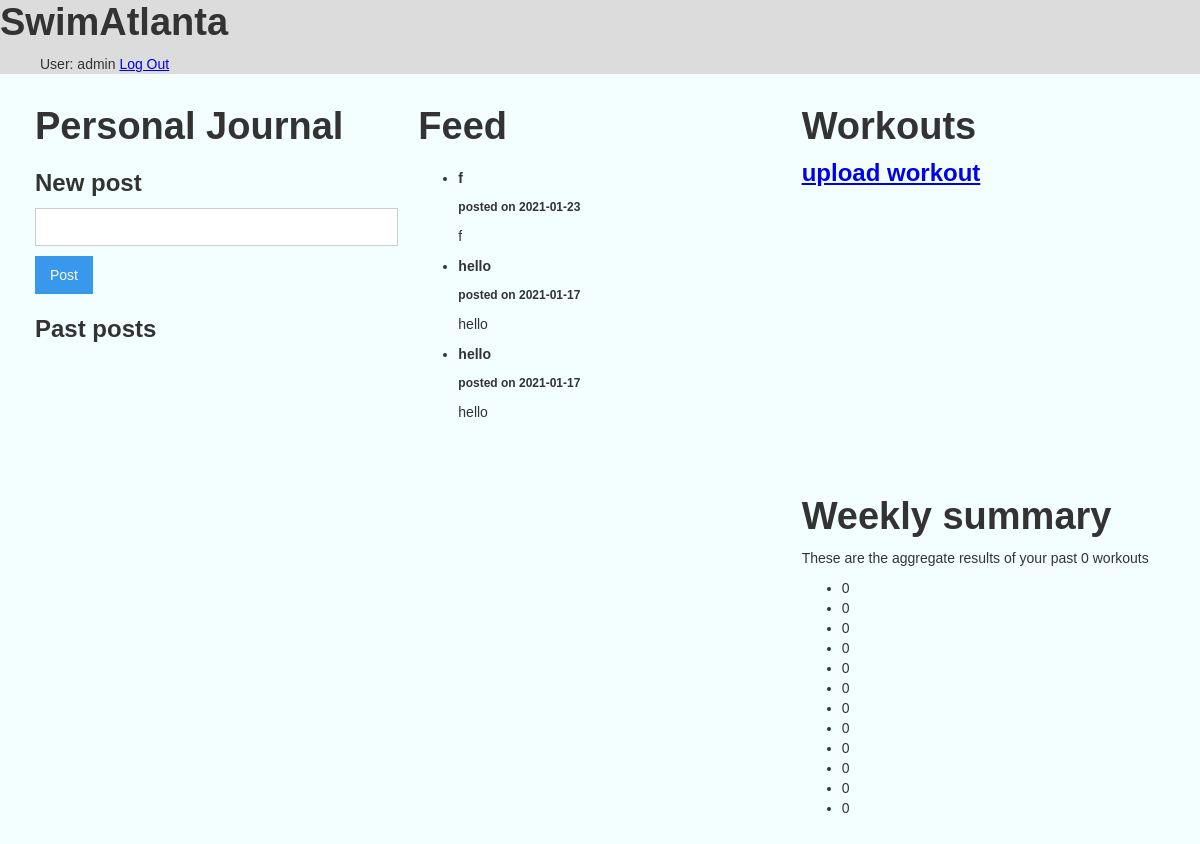
The page /home/home (signed in) on the database as committed earlier.
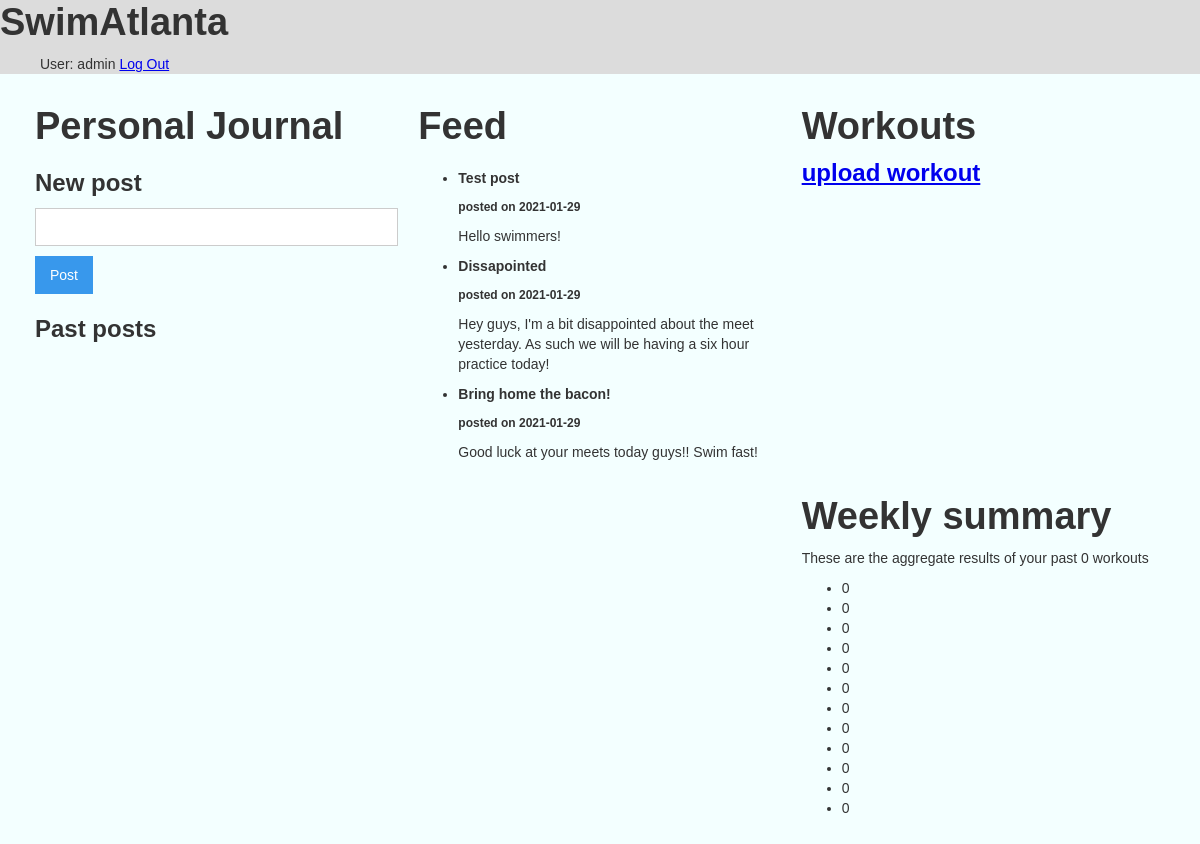
The same page on the database as committed later.
### tables this page shows
CREATE TABLE user (
  id INTEGER PRIMARY KEY AUTOINCREMENT,
  username TEXT UNIQUE NOT NULL,
  password TEXT NOT NULL,
  isCoach INTEGER DEFAULT 0,
  tags TEXT 
);

CREATE TABLE feedPosts (
    id INTEGER PRIMARY KEY AUTOINCREMENT,
    created TIMESTAMP NOT NULL DEFAULT CURRENT_TIMESTAMP,
    title TEXT NOT NULL,
    body TEXT NOT NULL,
    tag TEXT NOT NULL DEFAULT main
);

### website/home.py (the view, shortened to what this page needs)
@bp.route('/home/home', methods=("GET", "POST"))
@login_required
def home():
    db = get_db()
    feedPosts = db.execute(
        "SELECT title, body, created"
        " FROM feedPosts"
        " ORDER BY created DESC"
    ).fetchall()
    journalPosts = db.execute(
        'SELECT p.id, body, created, author_id, username'
        ' FROM journalPosts p JOIN user u ON p.author_id = u.id'
        ' ORDER BY created DESC'
    ).fetchall()
    exercises = db.execute(
        "SELECT title, descript"
        " From exercises"
        " ORDER BY title"
    ).fetchall()
    workouts = db.execute(
        "SELECT id, title, descript, author_id, bodyData"
        " From userWorkout"
        " ORDER BY created DESC"
    ).fetchall()
    allData = []
    amount = 5
    workoutsCopy = workouts.copy()
    print("session id:" + str(session["user_id"]))
    for n in range(len(workouts)):
        if workoutsCopy[n]['author_id'] != session['user_id']:
            workoutsCopy[n] = 0
    workouts = []
    for n in workoutsCopy:
        if n != 0:
            workouts.append(n)
    if len(workouts) <5:
        amount = len(workouts)
    bodyParts = ["Body", "Upper", "Back",
                 "Trapezius", "Rhomboids", "Latissimus",
                 "Erector spinae", "Shoulders", "Anterior deltoid",
                 "Lateral deltoid", "Posterior deltoid", "Chest",
                 "Pectoralis major", "Upper pectoralis major",
                 "Lower pectorals major", "Arms", "Upper arm",
                 "Tricep", "Bicep", "Forearm", "Core", "Rectus abdominis",
                 "Obliques", "Lower", "Thighs", "Quadriceps", "Hamstrings",
                 "Gluteus", "Adductors", "Abductors", "Calves", "Outer calf",
                 "Inner calf", "Frontal calf"]
    if amount == 0:
        dataToPrint = len(bodyParts)*[0]
    return render_template("home/home.html",
    feedPosts=feedPosts, journalPosts=journalPosts,
    exercises=exercises,  workouts=workouts, dataToPrint = dataToPrint, amount=amount)

### website/auth.py (called while the page is built)
@bp.before_app_request
def load_logged_in_user():
    user_id = session.get("user_id")
    if user_id is None:
        g.user = None
    else:
        g.user = (
            get_db().execute("SELECT * FROM user WHERE id = ?", (user_id,)).fetchone()
        )

def login_required(view):
    @functools.wraps(view)
    def wrapped_view(**kwargs):
        if g.user is None:
            return redirect(url_for('auth.login'))
        return view(**kwargs)
    return wrapped_view

### website/db.py (called while the page is built)
def get_db():
    if "db" not in g:
        g.db = sqlite3.connect(
            current_app.config["DATABASE"], detect_types=sqlite3.PARSE_DECLTYPES
        )
        g.db.row_factory = sqlite3.Row
    return g.db

### website/templates/home/home.html (shortened to what this page needs)
{% extends 'base.html' %}
{% block content %}
<html>
<body style="background-color: #F3FFFF; ">
    <div class="section" >
        <div class="columns w-row">
            <div class="column-3 w-col w-col-4">
                <div>
                    <h1 class="heading-4">Personal Journal</h1>
                </div>
                <div>
                    <div>
                        <h3>New post</h3>
                    </div>
                    <div>
                        <div class="w-form">
                            <form method="post">
                                    <input name="journal" id="journal" class="w-input" required>
                                    <input type="submit" value="Post" class="w-button">
                            </form>
                        </div>
                    </div>
                </div>
                <div>
                    <div class="div-block-3">
                        <h3>Past posts</h3>
                    </div>
                    <div class="div-block-2">
                        <ul role="list" class="list">
                        </ul>
                    </div>
                </div>
            </div>
            <div class="column-2 w-col w-col-4">
                <div>
                    <div>
                        <h1 class="heading-3">Feed</h1>
                    </div>
                </div>
                <div>
                    <ul role="list" class="list-2">
                        {% for post in feedPosts %}
                        <li class="list-item">
                            <h5>{{ post['title'] }}</h5>
                            <h6>posted on {{ post['created'].strftime('%Y-%m-%d') }}</h6>
                            <p>{{ post['body'] }}</p>
                        </li>
                        {% endfor %}
                    </ul>
                </div>
            </div>
            <div class="column-4 w-col w-col-4">
                <div class="div-block-5">
                    <div class="div-block-4">
                        <h1 class="heading-2">Workouts</h1>
                        <h3 class="heading-3"><a href="{{ url_for('newWorkout.newWorkout') }}"> upload workout</a></h2>
                        <div class="div-block-7">
                            <ul role="list" class="list-3">
                            </ul>
                        </div>
                    </div>
                    <div class="div-block-6">
                        <div>
                            <h1>Weekly summary</h1>
                        </div>
                        <div class="div-block-7">
                            <p>These are the aggregate results of your past {{ amount }} workouts</p>
                            <ul  role="list" class="list-3">
                                {% for n in dataToPrint%}
                                <li>{{n}}</li>
                                {% endfor %}
                            </ul>
                        </div>
                    </div>
                </div>
            </div>
        </div>
    </div>
</body>
</html >
{% endblock %}

### website/templates/base.html (shortened to what this page needs)
<!doctype html>
<head>
    <link rel="stylesheet" href="{{ url_for('static', filename='styles.css') }}">
</head>
<nav style="background-color: gainsboro; padding-top: 0; margin-top: 0;">
    <h1 class="headerText">SwimAtlanta</h1>
    <ul>
        <div>
            {% if g.user %}
            <span>User: {{ g.user['username'] }}</span>
            <a href="{{ url_for('auth.logout') }}">Log Out</a>
                {% else %}
            <li><a href="{{ url_for('auth.register') }}">Register</a>
            <li><a href="{{ url_for('auth.login') }}">Log In</a>
            {% endif %}
        </div>
    </ul>
</nav>
<section class="content">
    {% block content %}{% endblock %}
</section>

### website/static/styles.css (style rules this page uses)
html { font-family: sans-serif; -ms-text-size-adjust: 100%; -webkit-text-size-adjust: 100% }
body { margin: 0 }
article,aside,details,figcaption,figure,footer,header,hgroup,main,menu,nav,section,summary { display: block }
a { background-color: transparent }
h1 { font-size: 2em; margin: .67em 0 }
button,input,optgroup,select,textarea { color: inherit; font: inherit; margin: 0 }
input { line-height: normal }
* { -webkit-box-sizing: border-box; -moz-box-sizing: border-box; box-sizing: border-box }
html { height: 100% }
body { margin: 0; min-height: 100%; background-color: #fff; font-family: Arial,sans-serif; font-size: 14px; line-height: 20px; color: #333 }
.w-button { display: inline-block; padding: 9px 15px; background-color: #3898EC; color: white; border: 0; line-height: inherit; text-decoration: none; cursor: pointer; border-radius: 0 }
input.w-button { -webkit-appearance: button }
h1,h2,h3,h4,h5,h6 { font-weight: bold; margin-bottom: 10px }
h1 { font-size: 38px; line-height: 44px; margin-top: 0px }
h3 { font-size: 24px; line-height: 30px; margin-top: 20px }
h5 { font-size: 14px; line-height: 20px; margin-top: 10px }
h6 { font-size: 12px; line-height: 18px; margin-top: 10px }
p { margin-top: 0; margin-bottom: 10px }
ul,ol { margin-top: 0; margin-bottom: 10px; padding-left: 40px }
.w-form { margin: 0 0 15px }
.w-input,.w-select { display: block; width: 100%; height: 38px; padding: 8px 12px; margin-bottom: 10px; font-size: 14px; line-height: 1.42857143; color: #333333; vertical-align: middle; background-color: #ffffff; border: 1px solid #cccccc }
.w-row:before,.w-row:after { content: " "; display: table; grid-column-start: 1; grid-row-start: 1; grid-column-end: 2; grid-row-end: 2 }
.w-row:after { clear: both }
.w-col { position: relative; float: left; width: 100%; min-height: 1px; padding-left: 10px; padding-right: 10px }
.w-col-4 { width: 33.33333333% }
.list-item { overflow: visible; }
.list { overflow: auto; height: 480px; }
.div-block-2 { height: 95%; }
.div-block-3 { height: 5%; }
.list-2 { overflow: auto; height: 720px; }
.column-2 { height: 800px; padding-top: 20px; padding-bottom: 20px; -o-object-fit: fill; object-fit: fill; }
.columns { height: 90%; max-height: 50%; -o-object-fit: fill; object-fit: fill; }
.section { height: auto; padding-right: 25px; padding-left: 25px; }
.column-3 { height: 800px; padding-top: 20px; padding-bottom: 20px; }
.column-4 { height: 800px; padding-top: 20px; padding-bottom: 20px; }
.div-block-4 { height: 50%; }
.div-block-5 { height: 100%; }
.div-block-6 { height: 40%; }
.heading-2 { margin-top: 0px; }
.div-block-7 { height: 80%; }
.list-3 { overflow: auto; height: 100%; list-style-type: disc; }
.heading-3 { margin-top: 0px; }
.heading-4 { margin-top: 0px; }

Rows that differ between the two databases and show on the page:
removed feedPosts: title "f", created "2021-01-23", body "f"
removed feedPosts: title "hello", created "2021-01-17", body "hello"
removed feedPosts: title "hello", created "2021-01-17", body "hello"
added feedPosts: title "Test post", created "2021-01-29", body "Hello swimmers!"
added feedPosts: title "Dissapointed", created "2021-01-29", body "Hey guys, I'm a bit disappointed about the meet yesterday. As such we will be having a six hour practice today!"
added feedPosts: title "Bring home the bacon!", created "2021-01-29", body "Good luck at your meets today guys!! Swim fast!"
